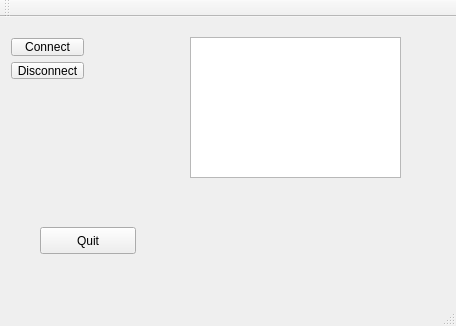
<?xml version="1.0" encoding="UTF-8"?>
<ui version="4.0">
 <class>LTP_Manager</class>
 <widget class="QMainWindow" name="LTP_Manager">
  <property name="geometry">
   <rect>
    <x>0</x>
    <y>0</y>
    <width>456</width>
    <height>326</height>
   </rect>
  </property>
  <property name="windowTitle">
   <string>LTP_Manager</string>
  </property>
  <widget class="QWidget" name="centralWidget">
   <widget class="QPushButton" name="button_Quit">
    <property name="geometry">
     <rect>
      <x>40</x>
      <y>210</y>
      <width>96</width>
      <height>27</height>
     </rect>
    </property>
    <property name="text">
     <string>Quit</string>
    </property>
   </widget>
   <widget class="QTextEdit" name="textBox">
    <property name="geometry">
     <rect>
      <x>190</x>
      <y>20</y>
      <width>211</width>
      <height>141</height>
     </rect>
    </property>
   </widget>
   <widget class="QWidget" name="">
    <property name="geometry">
     <rect>
      <x>0</x>
      <y>10</y>
      <width>95</width>
      <height>63</height>
     </rect>
    </property>
    <layout class="QVBoxLayout" name="verticalLayout">
     <item>
      <widget class="QPushButton" name="button_Connect">
       <property name="text">
        <string>Connect</string>
       </property>
      </widget>
     </item>
     <item>
      <widget class="QPushButton" name="button_Disconnect">
       <property name="text">
        <string>Disconnect</string>
       </property>
      </widget>
     </item>
    </layout>
   </widget>
  </widget>
  <widget class="QMenuBar" name="menuBar">
   <property name="geometry">
    <rect>
     <x>0</x>
     <y>0</y>
     <width>456</width>
     <height>23</height>
    </rect>
   </property>
  </widget>
  <widget class="QToolBar" name="mainToolBar">
   <attribute name="toolBarArea">
    <enum>TopToolBarArea</enum>
   </attribute>
   <attribute name="toolBarBreak">
    <bool>false</bool>
   </attribute>
  </widget>
  <widget class="QStatusBar" name="statusBar"/>
 </widget>
 <layoutdefault spacing="6" margin="11"/>
 <resources/>
 <connections/>
</ui>
